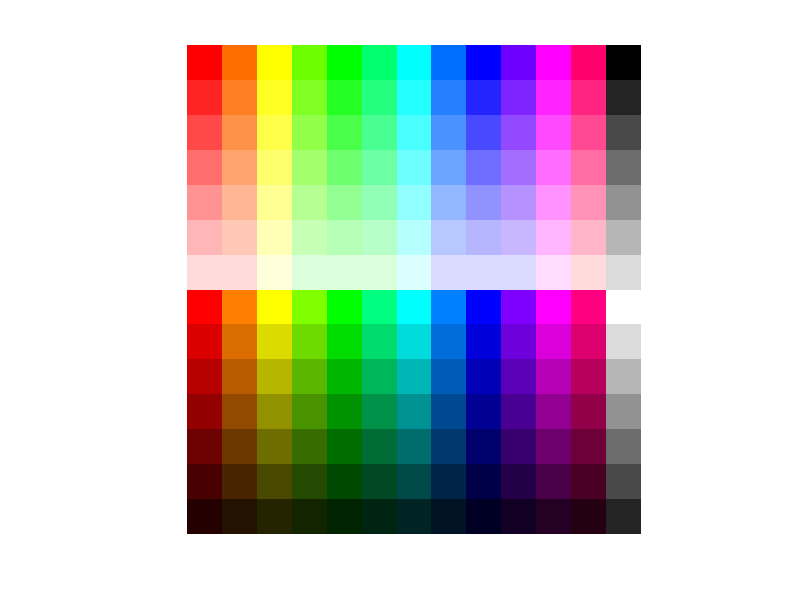

This chart was generated by the following MATLAB code: (Note: this script raises an error after producing the figure.)
%% main
clear;
clc;

% Palette
p = zeros(7,13,3);
[pRow, pCol,pDim] = size(p);

colorStep = 1;
nrOfHue = pRow;
hueStep = 1/nrOfHue;
currentHue = 1;
paleHue = 1 /(pRow/2);
paleStep = 0;

%skapa olika nyanser fÃ¶r fÃ¤rgerna ovan
for i = 1:pRow
   
    % Röd
    p(i,1,1) = 1*colorStep;
    
    % Orange
    p(i,2,1) = 1*colorStep;
    p(i,2,2) = 1*colorStep * 0.5;
    
    % Gul
    p(i,3,1) = 1*colorStep;
    p(i,3,2) = 1*colorStep;

    % Lime
    p(i,4,1) = 1*colorStep * 0.5;
    p(i,4,2) = 1*colorStep;

    % Grön
    p(i,5,2) = 1*colorStep;

    % Kall grön?
    p(i,6,2) = 1*colorStep;
    p(i,6,3) = 1*colorStep * 0.5;
    
    % Turkos
    p(i,7,2) = 1*colorStep;
    p(i,7,3) = 1*colorStep;
    
    % Ljus blå
    p(i,8,2) = 1*colorStep * 0.5;
    p(i,8,3) = 1*colorStep;

    % Blå
    p(i,9,3) = 1*colorStep;

    % lila
    p(i,10,1) = 1*colorStep * 0.5;
    p(i,10,3) = 1*colorStep;
    
    % Rosa
    p(i,11,1) = 1*colorStep;    
    p(i,11,3) = 1*colorStep;

    % Magenta
    p(i,12,1) = 1*colorStep;    
    p(i,12,3) = 1*colorStep * 0.5;

    % Grå/svart?
    p(i,13,1) = 1*colorStep;    
    p(i,13,2) = 1*colorStep;    
    p(i,13,3) = 1*colorStep;

        if mod(i,pRow/nrOfHue) == 0 
            colorStep = colorStep - hueStep;
        end
end


pallette = p;
% figure(1)
% imshow(pallette);

colorStep = 0;
paleStep = 1/pRow;

% ljusa toner
for i = 1:pRow
   
    % Röd
    p(i,1,1) = 1;
    p(i,1,2) = 1*colorStep;
    p(i,1,3) = 1*colorStep;
    
    % Orange
    p(i,2,1) = 1;
    p(i,2,2) = 1*0.5 + ((1-0.5)/pRow)*i - (1/pRow);
    p(i,2,3) = (1/pRow)*i - (1/pRow);
    
    % Gul
    p(i,3,1) = 1;
    p(i,3,2) = 1;
    p(i,3,3) = (1/pRow)*i - (1/pRow);

    % Lime
    p(i,4,1) = 1 * 0.5 + ((1-0.5)/pRow)*i - (1/pRow);
    p(i,4,2) = 1;
    p(i,4,3) = (1/pRow)*i - (1/pRow);

    % Grön
    p(i,5,1) = (1/pRow)*i - (1/pRow);
    p(i,5,2) = 1;
    p(i,5,3) = (1/pRow)*i - (1/pRow);

    % Kall grön?
    p(i,6,1) = (1/pRow)*i - (1/pRow);
    p(i,6,2) = 1;
    p(i,6,3) = 1 * 0.5 + ((1-0.5)/pRow)*i - (1/pRow);
     
    % Turkos
    p(i,7,1) = (1/pRow)*i - (1/pRow);
    p(i,7,2) = 1;
    p(i,7,3) = 1;
    
    % Ljus blå
    p(i,8,1) = (1/pRow)*i - (1/pRow);
    p(i,8,2) = 1 * 0.5 + ((1-0.5)/pRow)*i - (1/pRow);
    p(i,8,3) = 1;

    % Blå
    p(i,9,1) = (1/pRow)*i - (1/pRow);
    p(i,9,2) = (1/pRow)*i - (1/pRow);
    p(i,9,3) = 1;

    % lila
    p(i,10,1) = 1 * 0.5 + ((1-0.5)/pRow)*i - (1/pRow);
    p(i,10,2) = (1/pRow)*i - (1/pRow);
    p(i,10,3) = 1;
    
    % Rosa
    p(i,11,1) = 1; 
    p(i,11,2) = (1/pRow)*i - (1/pRow);
    p(i,11,3) = 1;

    % Magenta
    p(i,12,1) = 1; 
    p(i,12,2) = (1/pRow)*i - (1/pRow);
    p(i,12,3) = 1 * 0.5 + ((1-0.5)/pRow)*i - (1/pRow);

    % Grå/svart?
    p(i,13,1) = (1/pRow)*i - (1/pRow);    
    p(i,13,2) = (1/pRow)*i - (1/pRow);    
    p(i,13,3) = (1/pRow)*i - (1/pRow);

        if mod(i,pRow/nrOfHue) == 0 
            colorStep = colorStep + hueStep;
        end
end

pallette = cat(1, p, pallette);

figure(2)
imshow(pallette);

save('palette.mat','pallette');

%%
clc;
clear;

load('palette.mat');

colorMap = im2double(imread('colorMap.jpeg')); % antal nysanser: 168*300 st 
bigPalette = imresize( colorMap , [10,10]); % stor palette
smolPalette = imresize( bigPalette , 0.7); % liten palette

% figure(3)
% imshow(colorMap)
% figure(4)
imshow(bigPalette)
% figure(5)
% imshow(smolPalette)

x = abs(diff(smolPalette));
mean(mean(mean(x)))



thePalette = bigPalette;

% Purl
defaultPurl = im2double(imread('defaultPurl.png'));
defaultPurl = imresize( defaultPurl , 0.01 );
defaultPurl(:,:,1) = defaultPurl(:,:,1) >= 0.5;
defaultPurl(:,:,2) = defaultPurl(:,:,2) >= 0.5;
defaultPurl(:,:,3) = defaultPurl(:,:,3) >= 0.5;
[purl_row, purl_col, purl_dim] = size(defaultPurl);

% % Original bilder 
% org_grund = imread('org_grund.png');
 org_soldat = imread('OrangeSoldat.png');
% org_peppers = imread('peppers_color.tif');
org_text_mette = imread('text_mette.jpg');
% org_temp = imread('temp.png');

% porträtt
org_me = imread('temp.png');
% figure(6)
% imshow(org_me)

% lanskap
org_landskap = imread('landskap.png');
% figure(7)
% imshow(org_landskap)

% ljus bild 
org_light = imread('lightPic.png');
% figure(8)
% imshow(org_light)

% mörk bild
org_vastervik = imread('Vastervik.jpg');
% figure(9)
% imshow(org_vastervik)


org = org_soldat;
[X, map] = rgb2ind(org, 32,'nodither');
org = ind2rgb(X, map);


% figure(11)
% imshow(map)

% ba gör bilden lite mer hanterlig
org = imresize( org , [550 550]);
[org_row, org_col, org_dim] = size(org);

sizeFactor = (1/purl_row) ;


rep = createReproduction(org, defaultPurl, thePalette, sizeFactor);

figure(101)
imshow(org)
figure(202)
imshow(rep)

save('org_me','org');
save('rep_me','rep');

[rep_row, rep_col, rep_dim] = size(rep);



% betyg 3: 
% - euclidian jämföra 
% plaette anpassad för bild
% https://ch.mathworks.com/help/images/reduce-the-number-of-colors-in-an-image.html
% betyg 4: spacial


%/// Kollar kvalitetsmåttet på reproduktionen ///////////////////////////////////////////////////////////////////////////////////////////

% testar med deltaE tillsammans med HVS filtret. (alltså ett filter som tar hänsyn till ögats förguppfattning)

% ögats filter
f=MFTsp(15,0.0847,500); % fråga försäkerhets skull att vi får använda detta.


% Applicera ögats filter på reproduktionen innan vi tar ett
% kvalitetsmått

% reproduktionen... 
RGB_rep_HVS = applicate_HVS(rep);
RGB_rep_HVS_Lab = rgb2lab(RGB_rep_HVS); % enhets oberoende färgrymd -> till CIELab

% originalet...
RGB_org_HVS = applicate_HVS(org);
RGB_org_HVS_Lab = rgb2lab(RGB_org_HVS); % enhets oberoende färgrymd -> till CIELab


% gör reproduktionen lika stor som originalet
f = org_row/rep_row;

RGB_rep_HVS_Lab = imresize( RGB_rep_HVS_Lab , f, 'bicubic');


% Jämför originalet och reproduktionen
% reproduktionens kalanaler först, sedan oriiginalet
[Mean_rep_matrix_HVS, Max_rep_matrix_HVS] = EuclidDis(RGB_rep_HVS_Lab(:,:,1), RGB_rep_HVS_Lab(:,:,2), RGB_rep_HVS_Lab(:,:,3), RGB_org_HVS_Lab(:,:,1), RGB_org_HVS_Lab(:,:,2), RGB_org_HVS_Lab(:,:,3));
Mean_rep_HVS = mean(Mean_rep_matrix_HVS)
Max_rep_HVS = max(Mean_rep_matrix_HVS)



%kvalitetsmatt = Max_rep_HVS




